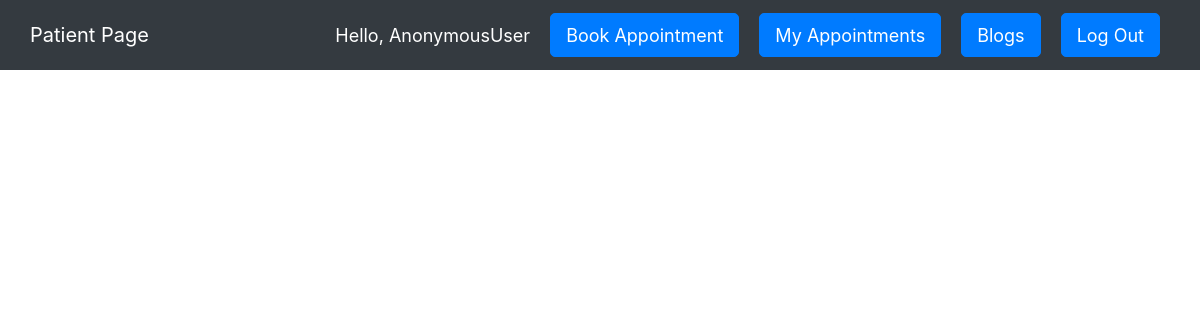
The page /view_blog/ on the database as committed earlier.
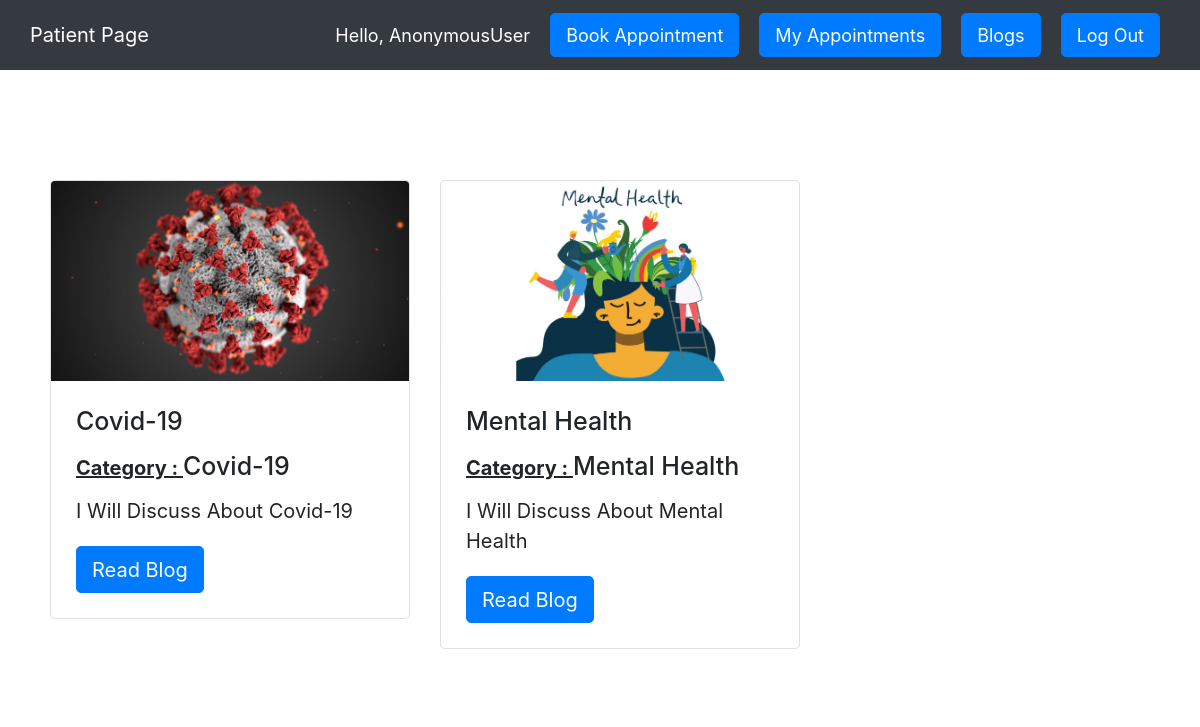
The same page on the database as committed later.
### hospital/models.py (models this page shows, shortened)
class Blog(models.Model):
    Categories = (
        ('Mental Health', 'Mental Health'),
        ('Heart Disease', 'Heart Disease'),
        ('COVID-19', 'COVID-19'),
        ('Immunization', 'Immunization'),
    )
    title = models.CharField(max_length=50, null=False)
    category = models.CharField(max_length=200, null=False, choices=Categories)
    summary = models.CharField(max_length=200, null=False)
    content = models.CharField(max_length=2000, null=False)
    user = models.ForeignKey(User, on_delete=models.CASCADE, null=False)
    image = models.ImageField(null=True, blank=True)
    img = models.ImageField(null=True, blank=True)
    class Meta:
        verbose_name_plural = "Blogs"

### hospital/views.py (the view)
# urls.py: path('view_blog/', views.viewBlogs, name='view_blog'),
def viewBlogs(request):
    blogs = Blog.objects.all()
    filters = CategoryFilter(request.GET, queryset=blogs)
    orders = filters.qs
    context = {'blogs': blogs, 'filters': filters, 'orders': orders}
    return render(request, 'view_blog.html', context)

### hospital/templates/view_blog.html (shortened to what this page needs)
{% extends 'main.html' %}
{% block content %}
<BR><BR>
<div class="row">
    {% for i in blogs %}
  <div class="col-sm-4">
    <div class="card" style="width: 18rem;">
      <img class="card-img-top" id="image" src="{{i.image.url}}" alt="Card image cap">
      <div class="card-body">
        <h5 class="card-title">{{i.title|title}}</h5>
          <h5 class="card-title"><B><U>Category : </U></B>{{i.category|title}}</h5>
        <p class="card-text">{{i.summary|title}}</p>
        <a href="{% url 'full_blog' i.id %}" class="btn btn-primary">Read Blog</a>
      </div>
    </div>
  </div>
    {%endfor%}
</div>
{% endblock %}

### hospital/templates/main.html (shortened to what this page needs)
<!DOCTYPE html>
<html lang="en">
<head>
    <link rel="stylesheet" href="https://maxcdn.bootstrapcdn.com/bootstrap/4.0.0/css/bootstrap.min.css">
    <link rel="stylesheet" type="text/css" href="#">
</head>
<body>
<link rel="stylesheet" type="text/css" href="#">
<nav class="navbar navbar-expand-lg navbar-dark bg-dark ">
  <div class="collapse navbar-collapse" id="navbarNav">
    <ul class="navbar-nav">
      {% if request.user.is_staff %}
      <li class="nav-item" style = 'margin-right : 10px;'>
        <a class="nav-link active" href="#">Doctor Page</a>
      </li>
        {% else %}
        <li class="nav-item" style = 'margin-right : 10px;'>
        <a class="nav-link active" href="{% url 'home' %}">Patient Page</a>
      </li>
      {% endif %}
    </ul>
  </div>
  <span id="hello-msg">Hello, {{request.user}}</span>
  {% if user.is_staff %}
  <span><a id="hello-msg" class="btn btn-primary" href="{% url 'add_blog' %}">Add Blog</a></span>
  <span><a id="hello-msg" class="btn btn-primary" href="{% url 'view_blog' %}">View all blogs</a></span>
  <span><a id="hello-msg" class="btn btn-primary" href="{% url 'my_blog' %}">My blogs</a></span>
  {% else %}
  <span><a id="hello-msg" class="btn btn-primary" href="{% url 'doctors' %}">Book Appointment</a></span>
  <span><a id="hello-msg" class="btn btn-primary" href="{% url 'my_appointment' %}">My Appointments</a></span>
  <span><a id="hello-msg" class="btn btn-primary" href="{% url 'view_blog' %}">Blogs</a></span>
  {% endif %}
  <span><a id="hello-msg" class="btn btn-primary" href="{% url 'logout' %}">Log Out</a></span>
</nav>
{% block content %}
{% endblock content %}
</body>
</html>

### hospital/templates/main.html (style rules this page uses)
* { font-size : 20px; }
#hello-msg { font-size : 18px; color : #fff; margin-right : 20px; }

### hospital/templates/view_blog.html (style rules this page uses)
.row { padding: 30px; background-color: #fff; }
.card { margin : 20px; }
#image { height : 200px; margin : 0 auto; }

Rows that differ between the two databases and show on the page:
added Blog: image (picture), title "Covid-19", category "Covid-19", summary "I Will Discuss About Covid-19"
added Blog: image (picture), title "Mental Health", category "Mental Health", summary "I Will Discuss About Mental Health"
